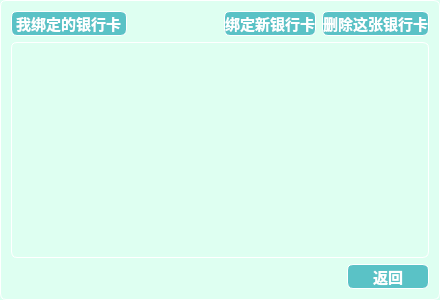
<?xml version="1.0" encoding="UTF-8"?>
<ui version="4.0">
 <class>BankDialog</class>
 <widget class="QDialog" name="BankDialog">
  <property name="geometry">
   <rect>
    <x>0</x>
    <y>0</y>
    <width>440</width>
    <height>300</height>
   </rect>
  </property>
  <property name="minimumSize">
   <size>
    <width>82</width>
    <height>300</height>
   </size>
  </property>
  <property name="maximumSize">
   <size>
    <width>600</width>
    <height>600</height>
   </size>
  </property>
  <property name="windowTitle">
   <string>我的钱包</string>
  </property>
  <property name="windowIcon">
   <iconset resource="resource.qrc">
    <normaloff>:/new/icons/wallet.png</normaloff>:/new/icons/wallet.png</iconset>
  </property>
  <property name="styleSheet">
   <string notr="true">QDialog{
	border:0.5px solid white;
	border-radius:6px;
	
	background-color: rgb(222, 255, 241);
	min-width:80px;
	font-family:&quot;Microsoft YaHei&quot;;
	font-size:11pt;
	font-weight:bold;
	color:white;
}

</string>
  </property>
  <layout class="QVBoxLayout" name="verticalLayout">
   <item>
    <layout class="QHBoxLayout" name="horizontalLayout">
     <item>
      <widget class="QLabel" name="label">
       <property name="font">
        <font>
         <family>Microsoft YaHei</family>
         <pointsize>11</pointsize>
         <bold>true</bold>
        </font>
       </property>
       <property name="styleSheet">
        <string notr="true">QLabel{
	border:0.5px solid white;
	border-radius:6px;
	background-color:rgb(90,194,198);
	min-width:80px;
	font-family:&quot;Microsoft YaHei&quot;;
	font-size:11pt;
	font-weight:bold;
	color:white;
}

</string>
       </property>
       <property name="text">
        <string>我绑定的银行卡</string>
       </property>
      </widget>
     </item>
     <item>
      <spacer name="horizontalSpacer_2">
       <property name="orientation">
        <enum>Qt::Horizontal</enum>
       </property>
       <property name="sizeHint" stdset="0">
        <size>
         <width>40</width>
         <height>20</height>
        </size>
       </property>
      </spacer>
     </item>
     <item>
      <widget class="QPushButton" name="addB">
       <property name="styleSheet">
        <string notr="true">QPushButton{
	border:0.5px solid white;
	border-radius:6px;
	background-color:rgb(90,194,198);
	min-width:80px;
	font-family:&quot;Microsoft YaHei&quot;;
	font-size:11pt;
	font-weight:bold;
	color:white;
}

QPushButton:hover{
	border:0.5px solid white;
	border-radius:6px;
	background:&quot;Microsoft YaHei&quot;;
	font-size:10pt;
	font-weight:bold;
	color:white;
}</string>
       </property>
       <property name="text">
        <string>绑定新银行卡</string>
       </property>
       <property name="icon">
        <iconset resource="resource.qrc">
         <normaloff>:/new/icons/add.png</normaloff>:/new/icons/add.png</iconset>
       </property>
      </widget>
     </item>
     <item>
      <widget class="QPushButton" name="removeB">
       <property name="styleSheet">
        <string notr="true">QPushButton{
	border:0.5px solid white;
	border-radius:6px;
	background-color:rgb(90,194,198);
	min-width:80px;
	font-family:&quot;Microsoft YaHei&quot;;
	font-size:11pt;
	font-weight:bold;
	color:white;
}

QPushButton:hover{
	border:0.5px solid white;
	border-radius:6px;
	background:&quot;Microsoft YaHei&quot;;
	font-size:10pt;
	font-weight:bold;
	color:white;
}</string>
       </property>
       <property name="text">
        <string>删除这张银行卡</string>
       </property>
       <property name="icon">
        <iconset resource="resource.qrc">
         <normaloff>:/new/icons/remove.png</normaloff>:/new/icons/remove.png</iconset>
       </property>
      </widget>
     </item>
    </layout>
   </item>
   <item>
    <widget class="QTableWidget" name="tableWidget">
     <property name="styleSheet">
      <string notr="true">QTableWidget{
	border:0.5px solid white;
	border-radius:6px;
	
	background-color: rgb(222, 255, 241);
	min-width:80px;
	font-family:&quot;Microsoft YaHei&quot;;
	font-size:11pt;
	font-weight:bold;
	color:white;
}

</string>
     </property>
     <property name="editTriggers">
      <set>QAbstractItemView::NoEditTriggers</set>
     </property>
    </widget>
   </item>
   <item>
    <layout class="QHBoxLayout" name="horizontalLayout_2">
     <item>
      <spacer name="horizontalSpacer">
       <property name="orientation">
        <enum>Qt::Horizontal</enum>
       </property>
       <property name="sizeHint" stdset="0">
        <size>
         <width>40</width>
         <height>20</height>
        </size>
       </property>
      </spacer>
     </item>
     <item>
      <widget class="QPushButton" name="pushButton_3">
       <property name="styleSheet">
        <string notr="true">QPushButton {
	border: 0.5px solid white;
	border-radius: 6px;
	background-color: rgb(90, 194, 198);
	min-width: 80px;
	font-family: &quot;Microsoft YaHei&quot;;
	font-size: 11pt;
	font-weight: bold;
	color: white;
}

QPushButton:hover {
	background-color: #1fab89;
}

QPushButton:pressed {
	background-color: #178f75;
}

QPushButton:disabled {
	background-color: gray;
	color: lightgray;
}
</string>
       </property>
       <property name="text">
        <string>返回</string>
       </property>
      </widget>
     </item>
    </layout>
   </item>
  </layout>
 </widget>
 <resources>
  <include location="resource.qrc"/>
 </resources>
 <connections>
  <connection>
   <sender>pushButton_3</sender>
   <signal>clicked()</signal>
   <receiver>BankDialog</receiver>
   <slot>reject()</slot>
   <hints>
    <hint type="sourcelabel">
     <x>377</x>
     <y>331</y>
    </hint>
    <hint type="destinationlabel">
     <x>358</x>
     <y>345</y>
    </hint>
   </hints>
  </connection>
 </connections>
</ui>
